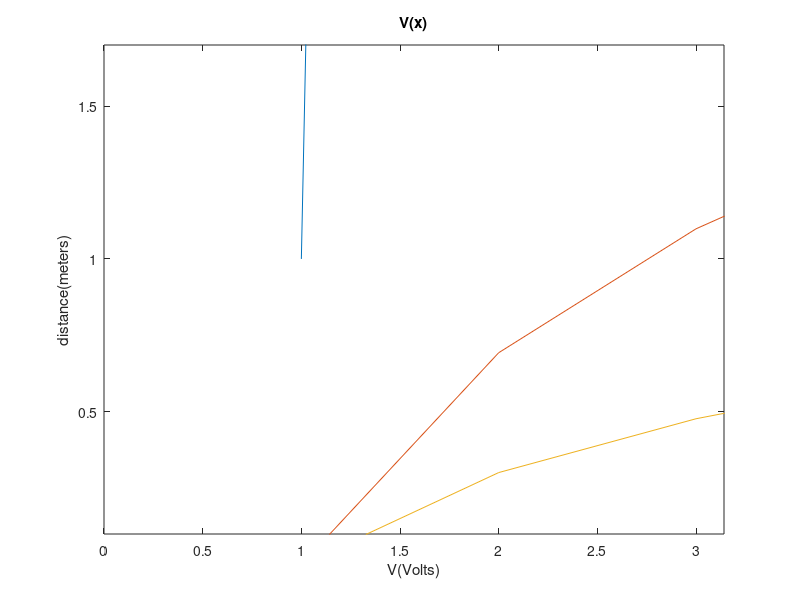
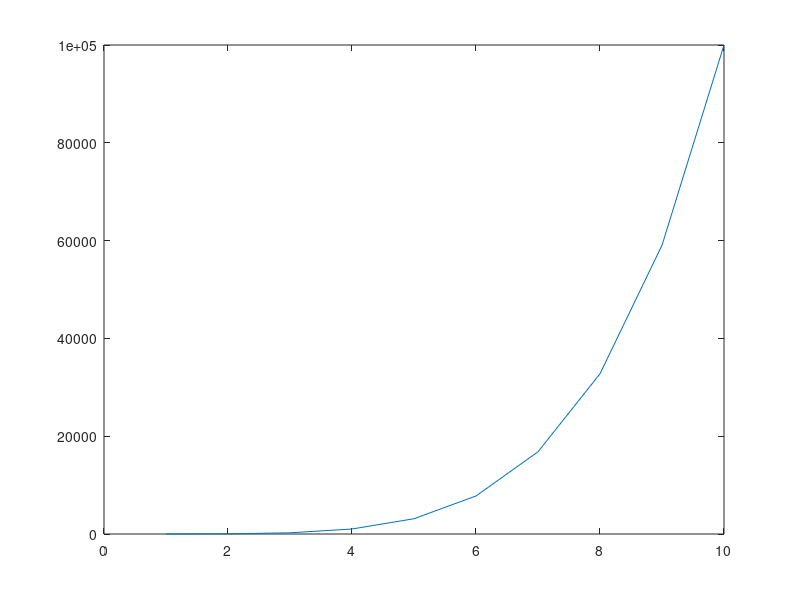

Reproduce these figures in MATLAB, in order. (Note: this script raises an error after producing the figures.)
a =27
b = 30; % doesn't show in command window but stores variable
clear all; close all    %use command window to summon things too
b = 30; 
size(b)
a = [1,2,3,4];
size(a)

A = [1,2,3; 4,5,6; 7,8,9]
size(A)
A(2,3)
%A(0,1)   %matlab starts from 1 not 0!!

b =A(2,1:2)
size(b)
c=A(2,:)

x=0:0.5:10 %array = start:stepsize:stop
t=0:20
v=0:0.867
v=0:0.005:0.867

q=linspace(1,30,10)

A=[1,2,3; 4,5,6 ; 7,8,9]
B=[3,2,1; 6,4,5; 8,7,9]
A+B
A-B
A*B
A*[1;2;3]
A^3 %doesn't work. Need dot-star

[1,2,3].*[3,2,1]
[1,2,3]./[3,2,1]
[1,2,3].^2

%Can use help plot

%Make a plot
x = 1:1:10; %array with range 1-10
y = x.^5;
y1= sin(x);
y2= log(x);
y3= log10(x);

plot(x,y)
plot(x,y2,x,y3) %plots two functions at once

figure(27); %creates new figure
plot(x,y);

figure(1); %plot multiple things on same plot, can put hold
plot(x,y); 
hold on;
plot(x,y2,x,y3);
%hold off

title('V(x)')  %adding labels
xlabel('V(Volts)')
ylabel('distance(meters)')
axis([0 pi 0.1 1.7])    %changing axis limits

%Scripts and Functions

x = -5:0.1:5;
sigma = 1.5;
y = myGauss(x,sigma);
plot(x,y)



%function to fit
fun = @(a,b,c,x) - sqrt(a^2-(x-b).^2)+c;
figure(2)
errorbar(e,y,ey,'g.')
% Find a starting point for the parameters a, b, and c.
guess = fun(15,0,15,x); % fun(a,b,c,x)
plot(x,guess,'r:')

%fit the data
fittedmodel = fit(x',y',fun,'StartPoint',[15 0 15])

disp(fittedmodel);
%plot the result
plot(fittedmodel,'r-');

w=  ey.^-2
weightedfitted = fit(x',y',fun,'StartPoint',[15 0 15],'Weights',w')
% plot the result
plot(weightedfit,'r-');
        
%Exercise 2

experiment = importdata('radioactivedecay.dat')
t = experiment.data(:,1);
N = experiment.data(:,2);
fun1 = @(a,b,c,x) b*exp(-a*x)+c;
figure(42)
plot(t,N,'b.');
figure(53)
plot(t,N,'b.');
%plot the result
plot(fittedmodel,'b-',t,N,'b.');
legend('radioactive data','curvefit')
xlabel('time(s)')
ylabel('# decays')

